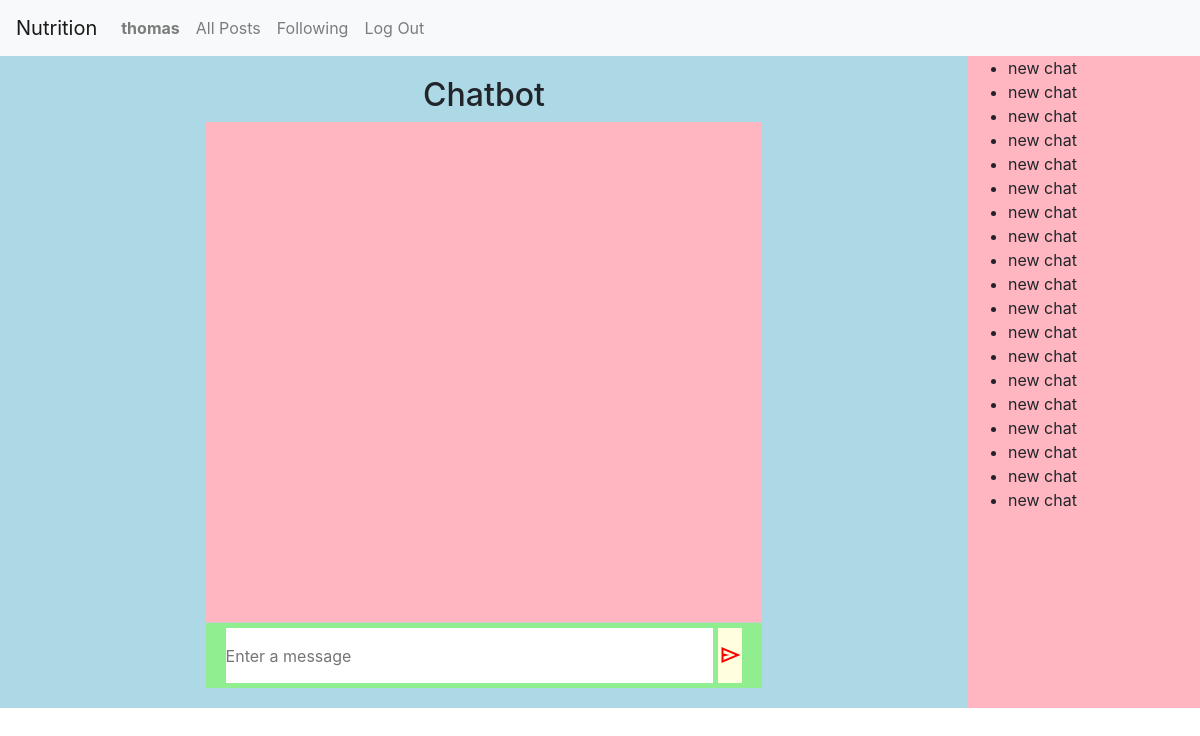
Page / (signed in) on the committed database.
### nutrition/models.py (models this page shows, shortened)
class User(AbstractUser):
    height = models.IntegerField(null=True, blank=True)
    weight = models.IntegerField(null=True, blank=True)
    goal_weight = models.IntegerField(null=True, blank=True)
    weekly_goal =models.IntegerField(null=True, blank=True)
    age=models.IntegerField(null=True, blank=True)

class Thread(models.Model):
    user= models.ForeignKey(User, on_delete=models.CASCADE, related_name="thread_user")
    subject= models.CharField(max_length =256, default="new chat")
    threads = models.CharField(max_length = 256)

### nutrition/views.py (the view)
# urls.py: path("", views.index, name="index"),
def index(request):
    if request.user.is_authenticated:
        all_threads = Thread.objects.filter(user=request.user)
    else:
        all_threads = []
    return render(request, "nutrition/index.html", {
        "hello": "hello world",
        "all_threads": all_threads
    })

### nutrition/templates/nutrition/index.html (shortened to what this page needs)
{% extends "nutrition/layout.html" %}
{% load static %}
{% block body %}
    <div class="chatbody">
        <div class="chatbot">
            <header> <h2>Chatbot</h2> </header>
            <div class="chatbox">
            </div>
            <div class="chat-input">
                <textarea placeholder="Enter a message"></textarea>
                <span id="send-btn" class="material-symbols-outlined">send</span>
            </div>
        </div>
        <div class="threads">
            <ul>
                {%for thread in all_threads%}
                <li>{{thread.subject}}</li>
                {%endfor%}
            </ul>
        </div>
    </div>
{% endblock %}

### nutrition/templates/nutrition/layout.html (shortened to what this page needs)
{% load static %}
<!DOCTYPE html>
<html lang="en">
    <head>
        <link rel="stylesheet" href="https://stackpath.bootstrapcdn.com/bootstrap/4.4.1/css/bootstrap.min.css">
        <link href="{% static 'nutrition/styles.css' %}" rel="stylesheet">
    </head>
    <body>
        <nav class="navbar navbar-expand-lg navbar-light bg-light">
            <a class="navbar-brand" href="#">Nutrition</a>
            <div>
              <ul class="navbar-nav mr-auto">
                {% if user.is_authenticated %}
                    <li class="nav-item">
                        <a class="nav-link" href="#"><strong>{{ user.username }}</strong></a>
                    </li>
                {% endif %}
                <li class="nav-item">
                  <a class="nav-link"  id="all-post" href="{% url 'index' %}">All Posts</a>
                </li>
                {% if user.is_authenticated %}
                    <li class="nav-item">
                        <a class="nav-link" id="following-posts" href="#">Following</a>
                    </li>
                    <li class="nav-item">
                        <a class="nav-link" href="{% url 'logout' %}">Log Out</a>
                    </li>
                {% endif %}
              </ul>
            </div>
          </nav>
        <div class="body">
            {% block body %}
            {% endblock %}
        </div>
    </body>
</html>

### nutrition/static/nutrition/styles.css (style rules this page uses)
.chatbody { display:flex; }
.threads { background-color:lightpink; flex:1; }
.chatbot { background-color: lightblue; display: flex; align-items: center; justify-content: center; text-align: center; flex:4; overflow:hidden; padding: 20px; flex-direction: column; }
.chatbox { background-color:lightpink; width:60%; padding:10px; }
.chatbot .chatbox { height: 500px; overflow-y: auto; padding: 15px 20px 70px; }
.chatbot .chat-input { bottom: 0; width: 60%; display:flex; background-color:lightgreen; gap: 5px; padding: 5px 20px; border-top: 1px solid #ccc; }
.chat-input textarea { height: 55px; width:100%; border:none; outline:none; resize: none; padding: 16px 15px 16px 0; }
.chat-input span { cursor: pointer; background-color:lightyellow; align-self: flex-end; height: 55px; line-height: 55px; color:red; }

### rows in the picture
User: username "thomas"
Thread: subject "new chat"
Thread: subject "new chat"
Thread: subject "new chat"
Thread: subject "new chat"
Thread: subject "new chat"
Thread: subject "new chat"
Thread: subject "new chat"
Thread: subject "new chat"
Thread: subject "new chat"
Thread: subject "new chat"
Thread: subject "new chat"
Thread: subject "new chat"
Thread: subject "new chat"
Thread: subject "new chat"
Thread: subject "new chat"
Thread: subject "new chat"
Thread: subject "new chat"
Thread: subject "new chat"
Thread: subject "new chat"
